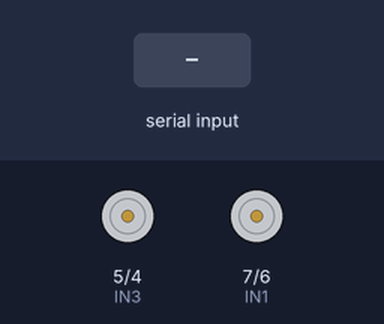
The sketch below on a simulated Arduino Uno, built with avr-gcc and run on an emulated ATmega328P. On the bench: motor-driver pin pairs drawn as motors (green arrow = first pin HIGH = forward, orange = second pin HIGH = backward, longer = more drive). The inputs (shaded band) are chosen by the test bench.

Above: at 1.2 s.
1.3 s: "F" received over Serial
At 2.3 s:
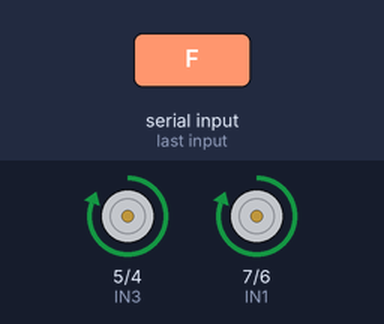
2.8 s: "B" received over Serial
At 3.4 s:
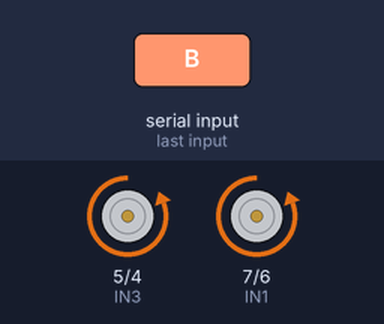
4.3 s: "L" received over Serial
At 4.6 s:
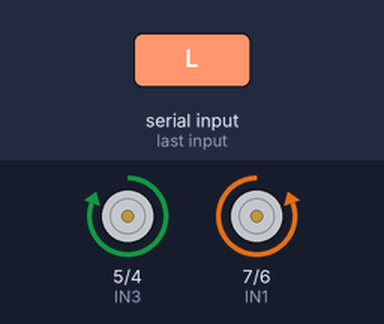
5.8 s: "R" received over Serial
At 6.9 s:
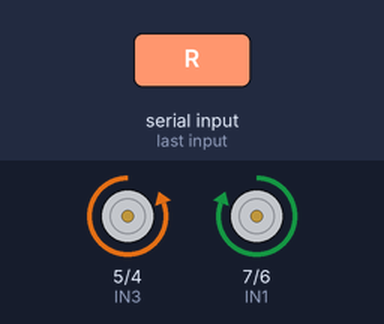
7.3 s: "S" received over Serial
At 8.1 s:
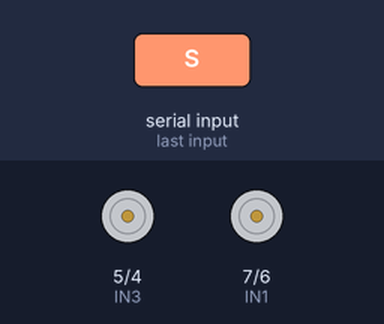
Timing chart, 0 to 9.8 s (numbered marks = the images above; inputs shaded):
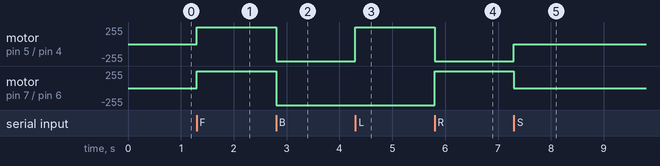

The sketch:

L298NBLEROBOTCAR.ino
```cpp
// Mert ÇINAR
// Motor pinleri
int IN1 = 7;
int IN2 = 6;
int IN3 = 5;
int IN4 = 4;

char command; // Bluetooth'tan gelen karakter

void setup() {
  // Motor pinlerini çıkış yap
  pinMode(IN1, OUTPUT);
  pinMode(IN2, OUTPUT);
  pinMode(IN3, OUTPUT);
  pinMode(IN4, OUTPUT);

  // Başlangıçta motorlar duruyor
  stopCar();

  // Bluetooth için seri haberleşme
  Serial.begin(9600);
}

void loop() {
  if (Serial.available() > 0) {
    command = Serial.read();
    stopCar(); // Her komuttan önce durdur

    switch (command) {
      case 'F': forward(); break;  // İleri
      case 'B': backward(); break; // Geri
      case 'L': left(); break;     // Sol
      case 'R': right(); break;    // Sağ
      case 'S': stopCar(); break;  // Stop
    }
  }
}

// ---- Fonksiyonlar ----
void forward() {
  digitalWrite(IN1, HIGH);
  digitalWrite(IN2, LOW);
  digitalWrite(IN3, HIGH);
  digitalWrite(IN4, LOW);
}

void backward() {
  digitalWrite(IN1, LOW);
  digitalWrite(IN2, HIGH);
  digitalWrite(IN3, LOW);
  digitalWrite(IN4, HIGH);
}

void left() {
  digitalWrite(IN1, LOW);
  digitalWrite(IN2, HIGH);
  digitalWrite(IN3, HIGH);
  digitalWrite(IN4, LOW);
}

void right() {
  digitalWrite(IN1, HIGH);
  digitalWrite(IN2, LOW);
  digitalWrite(IN3, LOW);
  digitalWrite(IN4, HIGH);
}

void stopCar() {
  digitalWrite(IN1, LOW);
  digitalWrite(IN2, LOW);
  digitalWrite(IN3, LOW);
  digitalWrite(IN4, LOW);
}
```

Measured:
- after the input at 1.3 s, motor on pin 5 (IN3) / pin 4 (IN4), motor on pin 7 (IN1) / pin 6 (IN2): stopped → forward 255/255 at once
- after the input at 2.8 s, motor on pin 5 (IN3) / pin 4 (IN4), motor on pin 7 (IN1) / pin 6 (IN2): forward 255/255 → backward 255/255 at once
- after the input at 4.3 s, motor on pin 5 (IN3) / pin 4 (IN4): backward 255/255 → forward 255/255 at once
- after the input at 5.8 s, motor on pin 5 (IN3) / pin 4 (IN4): forward 255/255 → backward 255/255 at once; motor on pin 7 (IN1) / pin 6 (IN2): backward 255/255 → forward 255/255 at once
- after the input at 7.3 s, motor on pin 5 (IN3) / pin 4 (IN4): backward 255/255 → stopped at once; motor on pin 7 (IN1) / pin 6 (IN2): forward 255/255 → stopped at once
